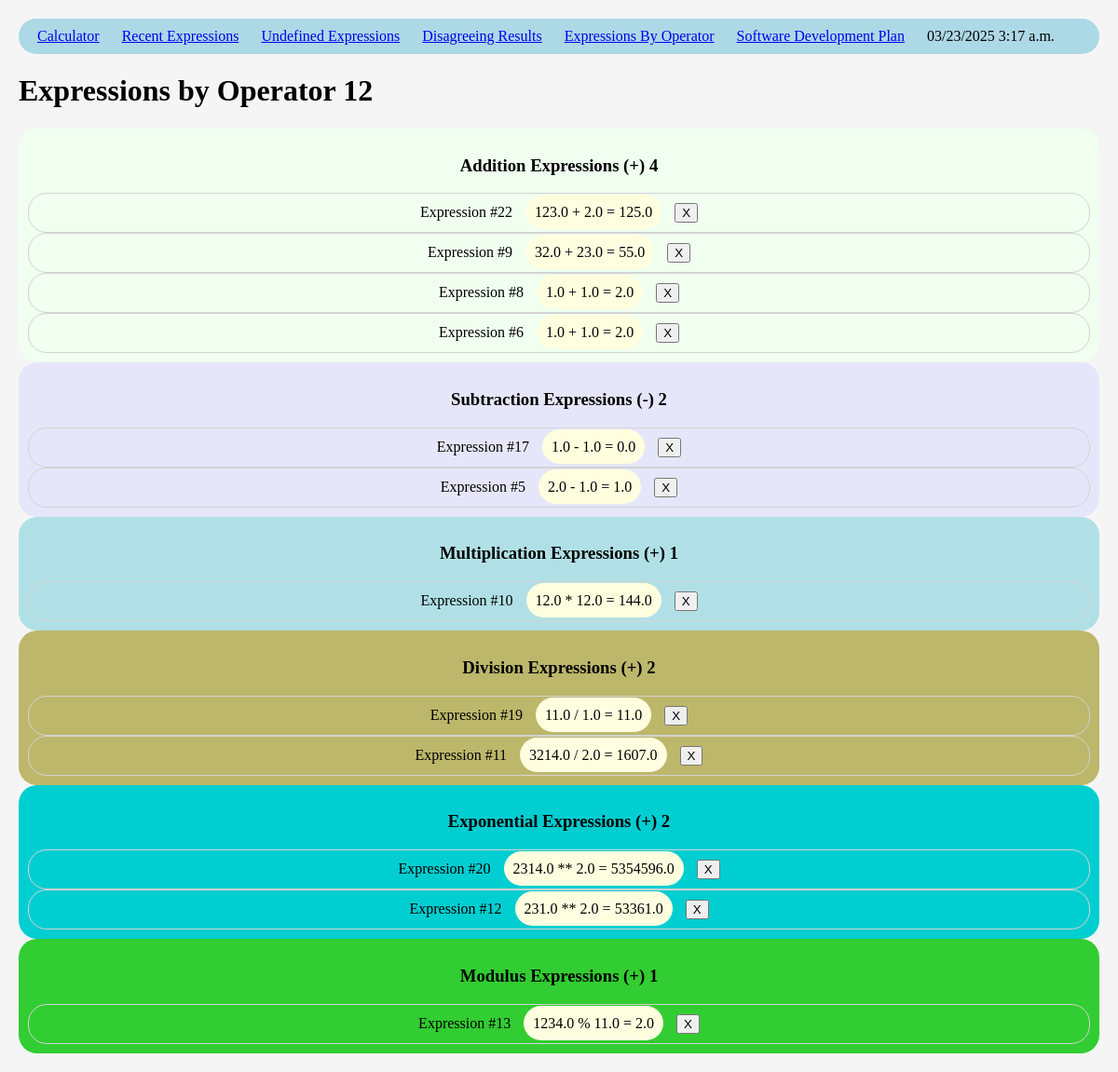
Screenshot of /calculator/expressions_by_operator/ with the database file from the repository.
### calculator/models.py (models this page shows)
class Expression(models.Model):
    num1 = models.FloatField()
    operator = models.ForeignKey(Operator, on_delete=models.RESTRICT)
    num2 = models.FloatField()
    defined = models.BooleanField()
    agree = models.BooleanField()
    PYAnswer = models.FloatField()
    JSAnswer = models.FloatField()

class Operator(models.Model):
    symbol = models.CharField(max_length=2)
    name = models.CharField(max_length=100)

### calculator/views.py (the view)
# urls.py: path('expressions_by_operator/', views.expressions_by_operator, name='expressions_by_operator'),
def expressions_by_operator(request):
    latest_expression_list = []
    plusList = []
    minusList = []
    multiplyList = []
    divideList = []
    exponentList = []
    modulusList = []
    if Expression.objects.order_by("-operator_id").exists():
        latest_expression_list = Expression.objects.order_by("-operator_id")
    for expression in latest_expression_list:
        if expression.operator.name == "plus":
            plusList.append(expression)
        elif expression.operator.name == "minus":
            minusList.append(expression)
        elif expression.operator.name == "multiply":
            multiplyList.append(expression)
        elif expression.operator.name == "divide":
            divideList.append(expression)
        elif expression.operator.name == "exponent":
            exponentList.append(expression)
        elif expression.operator.name == "modulus":
            modulusList.append(expression)
    context = {
        "latest_expression_list" : latest_expression_list,
        "plusList" : plusList,
        "minusList" : minusList,
        "multiplyList" : multiplyList,
        "divideList" : divideList,
        "exponentList" : exponentList,
        "modulusList" : modulusList
    }
    return render(request, 'calculator/expressions_by_operator.html', context)

### calculator/templates/calculator/expressions_by_operator.html (shortened to what this page needs)
<!DOCTYPE html>
<html lang="en">
  <head>
      {% load static %}
      <link rel="stylesheet" href="{% static 'calculator/style.css' %}">
    </head>
    <body>
        {% include 'calculator/nav.html'%}
        <h1>Expressions by Operator {{latest_expression_list|length}}</h1>
        {% if plusList %}
        <div class="plus">
            <h3>Addition Expressions (+) {{plusList|length}}</h3>
            {% for expression in plusList %}
                <form class="plus element" method="post" action="{% url 'calculator:removeRecord' expression.id %}">
                <span>Expression #{{expression.id}}</span>
                <span class="math">{{expression.num1}} {{expression.operator.symbol}} {{expression.num2}} = {{expression.PYAnswer}}</span>
                <span><input type="submit" value="X"></span>
            </form>
            {% endfor %}
        </div>
        {% endif %}
        {% if minusList %}
        <div class="minus">
            <h3>Subtraction Expressions (-) {{minusList|length}}</h3>
            {% for expression in minusList %}
                <form class="minus element" method="post" action="{% url 'calculator:removeRecord' expression.id %}">
                <span>Expression #{{expression.id}}</span>
                <span class="math">{{expression.num1}} {{expression.operator.symbol}} {{expression.num2}} = {{expression.PYAnswer}}</span>
                <span><input type="submit" value="X"></span>
            </form>
            {% endfor %}
        </div>
        {% endif %}
        {% if multiplyList %}
        <div class="multiply">
            <h3>Multiplication Expressions (+) {{multiplyList|length}}</h3>
            {% for expression in multiplyList %}
                <form class="multiply element" method="post" action="{% url 'calculator:removeRecord' expression.id %}">
                <span>Expression #{{expression.id}}</span>
                <span class="math">{{expression.num1}} {{expression.operator.symbol}} {{expression.num2}} = {{expression.PYAnswer}}</span>
                <span><input type="submit" value="X"></span>
            </form>
            {% endfor %}
        </div>
        {% endif %}
        {% if divideList %}
        <div class="divide">
            <h3>Division Expressions (+) {{divideList|length}}</h3>
            {% for expression in divideList %}
                <form class="divide element" method="post" action="{% url 'calculator:removeRecord' expression.id %}">
                <span>Expression #{{expression.id}}</span>
                <span class="math">{{expression.num1}} {{expression.operator.symbol}} {{expression.num2}} = {{expression.PYAnswer}}</span>
                <span><input type="submit" value="X"></span>
            </form>
            {% endfor %}
        </div>
        {% endif %}
        {% if exponentList %}
        <div class="exponent">
            <h3>Exponential Expressions (+) {{exponentList|length}}</h3>
            {% for expression in exponentList %}
                <form class="exponent element" method="post" action="{% url 'calculator:removeRecord' expression.id %}">
                    <span>Expression #{{expression.id}}</span>
                    <span class="math">{{expression.num1}} {{expression.operator.symbol}} {{expression.num2}} = {{expression.PYAnswer}}</span>
                    <span><input type="submit" value="X"></span>
                </form>
            {% endfor %}
        </div>
        {% endif %}
        {% if modulusList %}
        <div class="modulus">
            <h3>Modulus Expressions (+) {{modulusList|length}}</h3>
            {% for expression in modulusList %}
                <form class="modulus element" method="post" action="{% url 'calculator:removeRecord' expression.id %}">
                <span>Expression #{{expression.id}}</span>
                <span class="math">{{expression.num1}} {{expression.operator.symbol}} {{expression.num2}} = {{expression.PYAnswer}}</span>
                <span><input type="submit" value="X"></span>
            </form>
            {% endfor %}
        </div>
        {% endif %}
    </body>
</html>

### calculator/static/calculator/style.css (style rules this page uses)
body { background-color: whitesmoke; color: black; font-family: "American Typewriter", serif; font-style: normal; font-size: medium; padding: 10px; margin: 10px; }
span { padding: inherit; }
div { padding: inherit; }
.math { border-radius: 20px; text-align: center; margin: 0 auto; padding: inherit; background-color: lightyellow; }
.element { border-radius: 20px; text-align: center; margin: 0 auto; padding: inherit; background-color: transparent; border: lightgray 1px solid; }
.plus { border-radius: 20px; text-align: center; margin: 0 auto; padding: inherit; background-color: honeydew; }
.minus { border-radius: 20px; text-align: center; margin: 0 auto; padding: inherit; background-color: lavender; }
.multiply { border-radius: 20px; text-align: center; margin: 0 auto; padding: inherit; background-color: powderblue; }
.divide { border-radius: 20px; text-align: center; margin: 0 auto; padding: inherit; background-color: darkkhaki; }
.exponent { border-radius: 20px; text-align: center; margin: 0 auto; padding: inherit; background-color: darkturquoise; }
.modulus { border-radius: 20px; text-align: center; margin: 0 auto; padding: inherit; background-color: limegreen; }

### rows the page displays
Expression: id "22", num1 "123.0", operator.symbol "+", num2 "2.0", PYAnswer "125.0"
Expression: id "9", num1 "32.0", operator.symbol "+", num2 "23.0", PYAnswer "55.0"
Expression: id "8", num1 "1.0", operator.symbol "+", num2 "1.0", PYAnswer "2.0"
Expression: id "6", num1 "1.0", operator.symbol "+", num2 "1.0", PYAnswer "2.0"
Expression: id "17", num1 "1.0", operator.symbol "-", num2 "1.0", PYAnswer "0.0"
Expression: id "5", num1 "2.0", operator.symbol "-", num2 "1.0", PYAnswer "1.0"
Expression: id "10", num1 "12.0", operator.symbol "*", num2 "12.0", PYAnswer "144.0"
Expression: id "19", num1 "11.0", operator.symbol "/", num2 "1.0", PYAnswer "11.0"
Expression: id "11", num1 "3214.0", operator.symbol "/", num2 "2.0", PYAnswer "1607.0"
Expression: id "20", num1 "2314.0", operator.symbol "**", num2 "2.0", PYAnswer "5354596.0"
Expression: id "12", num1 "231.0", operator.symbol "**", num2 "2.0", PYAnswer "53361.0"
Expression: id "13", num1 "1234.0", operator.symbol "%", num2 "11.0", PYAnswer "2.0"

### other values shown
{{ latest_expression_list|length }} "12"
{{ plusList|length }} "4"
{{ minusList|length }} "2"
{{ multiplyList|length }} "1"
{{ divideList|length }} "2"
{{ exponentList|length }} "2"
{{ modulusList|length }} "1"
